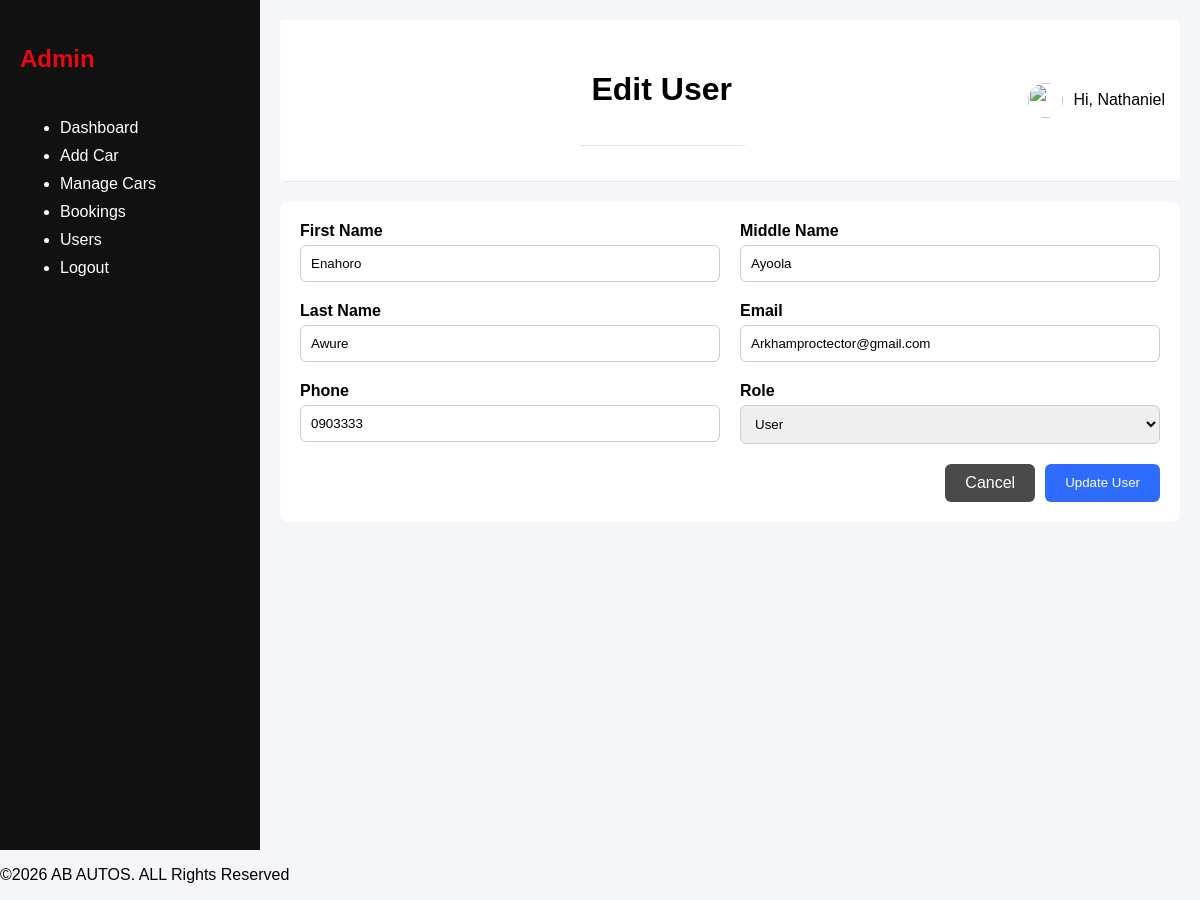
The page /admin/edit_user.php?id=2 (signed in) on the database its author committed.
### tables this page shows
CREATE TABLE `users` (
  `id` int(11) NOT NULL,
  `first_name` varchar(100) NOT NULL,
  `middle_name` varchar(100) NOT NULL,
  `last_name` varchar(100) NOT NULL,
  `email` varchar(100) NOT NULL,
  `phone` varchar(11) DEFAULT NULL,
  `password` varchar(255) NOT NULL,
  `role` enum('admin','user','super_admin') DEFAULT 'user',
  `created_at` timestamp NOT NULL DEFAULT current_timestamp(),
  `profile_pic` text DEFAULT NULL
);

### admin/edit_user.php (the view, shortened to what this page needs)
<?php
$mysqli = get_mysqli();
$id = (int) $_GET['id'];
$stmt = $mysqli->prepare("SELECT * FROM users WHERE id =?");
$stmt->bind_param("i", $id);
$stmt->execute();
$result = $stmt->get_result();
$user = $result->fetch_assoc();
?>
<div class="form-container">
    <form action="../controllers/AdminController.php" method="POST" >
        <div class="form-grid">
            <div class="form-group">
                <label>First Name</label>
                <input type="text" name="first_name" value="<?= htmlspecialchars($user['first_name']) ?>" required>
            </div>
            <div class="form-group">
                <label>Middle Name</label>
                <input type="text" name="middle_name" value="<?= htmlspecialchars($user['middle_name']) ?>">
            </div>
            <div class="form-group">
                <label>Last Name</label>
                <input type="text" name="last_name" value="<?= htmlspecialchars($user['last_name']) ?>" required>
            </div>
            <div class="form-group">
                <label>Email</label>
                <input type="email" name="email" value="<?= htmlspecialchars($user['email']) ?>" required>
            </div>
            <div class="form-group">
                <label>Phone</label>
                <input type="text" name="phone" value="<?= htmlspecialchars($user['phone']) ?>">
            </div>
            <div class="form-group">
                <label>Role</label>
                    <select name="role">
                        <option value="user" <?= $user['role'] == 'user' ? 'selected' : '' ?>>User</option>
                    </select>
            </div>
        </div>
        <div class="form-actions">
            <a href="users.php" class="btn cancel">Cancel</a>
            <button type="submit" name="update_user" class="btn primary">Update User</button>
        </div>
    </form>
</div>
<?php
include("layout.php");

### public/assets/css/admin.css (style rules this page uses)
body { margin: 0; font-family: Arial; background: #f5f6fa; }
.form-container { background: white; padding: 20px; border-radius: 8px; }
.form-grid { display: grid; grid-template-columns: 1fr 1fr; gap: 20px; }
.form-group { display: flex; flex-direction: column; }
.form-group label { margin-bottom: 5px; font-weight: bold; }
.form-group input, .form-group select, .form-group textarea { padding: 10px; border: 1px solid #ccc; border-radius: 6px; }
.form-actions { margin-top: 20px; display: flex; justify-content: flex-end; gap: 10px; }
.btn { padding: 10px 20px; border-radius: 6px; text-decoration: none; border: none; cursor: pointer; }
.btn.primary { background: #2e6cff; color: white; }
.btn.cancel { background: #4b4a4a; color: white; }

### rows shown on the page
users: first_name "Enahoro", middle_name "Ayoola", last_name "Awure", email "Arkhamproctector@gmail.com", phone "0903333", role "User"

### other values the page prints
$page_title "Edit User"
$_SESSION['user_name'] "Nathaniel"
